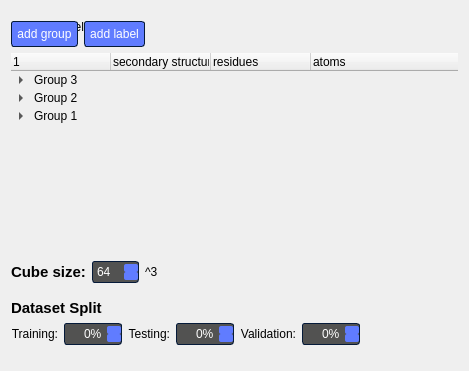
             <widget class="QGroupBox" name="A_datasetOptions">
              <property name="sizePolicy">
               <sizepolicy hsizetype="Preferred" vsizetype="Expanding">
                <horstretch>0</horstretch>
                <verstretch>0</verstretch>
               </sizepolicy>
              </property>
              <property name="styleSheet">
               <string notr="true">QGroupBox#A_datasetOptions {
    border-radius: 20px;
	background-color: rgba(193, 211, 239, 100);
	font-size: 14pt;
    font-weight: bold;
	padding-top: 30px;
	padding-left: 20px;
	padding-right: 20px;
}

QGroupBox::title {
	background-color: transparent;
	padding-top: 20px;
	padding-left: 16px;
	color: black;
}


QGroupBox {
	border: transparent;
}
</string>
              </property>
              <property name="title">
               <string>Select Labels</string>
              </property>
              <layout class="QVBoxLayout" name="verticalLayout_3">
               <item>
                <widget class="QWidget" name="widget_3" native="true">
                 <layout class="QHBoxLayout" name="horizontalLayout_15">
                  <property name="leftMargin">
                   <number>0</number>
                  </property>
                  <property name="topMargin">
                   <number>10</number>
                  </property>
                  <property name="rightMargin">
                   <number>0</number>
                  </property>
                  <property name="bottomMargin">
                   <number>0</number>
                  </property>
                  <item>
                   <widget class="QPushButton" name="addgroup_btn">
                    <property name="cursor">
                     <cursorShape>PointingHandCursor</cursorShape>
                    </property>
                    <property name="styleSheet">
                     <string notr="true">/*-----QPushButton-----*/
QPushButton
{
	background-color: #607cff;
	color: #ffffff;
	border-style: solid;
	border-width: 1px;
	border-radius: 3px;
	border-color: #051a39;
	padding: 5px;

}


QPushButton::disabled
{
	background-color: #404040;
	color: #656565;
	border-color: #051a39;

}


QPushButton::hover
{
	background-color: #8399ff;
	color: #ffffff;
	border-style: solid;
	border-width: 1px;
	border-radius: 3px;
	border-color: #051a39;
	padding: 5px;

}


QPushButton::pressed
{
	background-color: #4969ff;
	color: #ffffff;
	border-style: solid;
	border-width: 1px;
	border-radius: 3px;
	border-color: #051a39;
	padding: 5px;

}</string>
                    </property>
                    <property name="text">
                     <string>add group</string>
                    </property>
                   </widget>
                  </item>
                  <item>
                   <widget class="QPushButton" name="addlabel_btn">
                    <property name="cursor">
                     <cursorShape>PointingHandCursor</cursorShape>
                    </property>
                    <property name="styleSheet">
                     <string notr="true">/*-----QPushButton-----*/
QPushButton
{
	background-color: #607cff;
	color: #ffffff;
	border-style: solid;
	border-width: 1px;
	border-radius: 3px;
	border-color: #051a39;
	padding: 5px;

}


QPushButton::disabled
{
	background-color: #404040;
	color: #656565;
	border-color: #051a39;

}


QPushButton::hover
{
	background-color: #8399ff;
	color: #ffffff;
	border-style: solid;
	border-width: 1px;
	border-radius: 3px;
	border-color: #051a39;
	padding: 5px;

}


QPushButton::pressed
{
	background-color: #4969ff;
	color: #ffffff;
	border-style: solid;
	border-width: 1px;
	border-radius: 3px;
	border-color: #051a39;
	padding: 5px;

}</string>
                    </property>
                    <property name="text">
                     <string>add label</string>
                    </property>
                   </widget>
                  </item>
                  <item>
                   <spacer name="horizontalSpacer_11">
                    <property name="orientation">
                     <enum>Qt::Horizontal</enum>
                    </property>
                    <property name="sizeHint" stdset="0">
                     <size>
                      <width>40</width>
                      <height>20</height>
                     </size>
                    </property>
                   </spacer>
                  </item>
                 </layout>
                </widget>
               </item>
               <item>
                <widget class="QWidget" name="A1_featureLabels" native="true">
                 <property name="maximumSize">
                  <size>
                   <width>16777215</width>
                   <height>300</height>
                  </size>
                 </property>
                 <layout class="QHBoxLayout" name="horizontalLayout_9">
                  <property name="leftMargin">
                   <number>0</number>
                  </property>
                  <property name="topMargin">
                   <number>0</number>
                  </property>
                  <property name="rightMargin">
                   <number>0</number>
                  </property>
                  <property name="bottomMargin">
                   <number>0</number>
                  </property>
                  <item>
                   <widget class="QTreeWidget" name="treeWidget_p4">
                    <property name="styleSheet">
                     <string notr="true">QTreeWidget {
	background-color: transparent;
	border: transparent;
}

QTreeWidget::item {
	padding: 2px;
}

QTreeWidget::item:hover {
	background-color: #85b5e8;
}

QTreeWidget::item:selected {
	background-color: #85b5e8;
}</string>
                    </property>
                    <property name="alternatingRowColors">
                     <bool>false</bool>
                    </property>
                    <property name="animated">
                     <bool>true</bool>
                    </property>
                    <column>
                     <property name="text">
                      <string/>
                     </property>
                    </column>
                    <column>
                     <property name="text">
                      <string>secondary structure</string>
                     </property>
                    </column>
                    <column>
                     <property name="text">
                      <string>residues</string>
                     </property>
                    </column>
                    <column>
                     <property name="text">
                      <string>atoms</string>
                     </property>
                    </column>
                    <item>
                     <property name="text">
                      <string>Group 3</string>
                     </property>
                     <property name="text">
                      <string/>
                     </property>
                     <property name="text">
                      <string/>
                     </property>
                     <property name="text">
                      <string/>
                     </property>
                     <item>
                      <property name="text">
                       <string>Label 2</string>
                      </property>
                      <property name="text">
                       <string/>
                      </property>
                      <property name="text">
                       <string/>
                      </property>
                      <property name="text">
                       <string/>
                      </property>
                     </item>
                     <item>
                      <property name="text">
                       <string>Label 1</string>
                      </property>
                      <property name="text">
                       <string/>
                      </property>
                      <property name="text">
                       <string/>
                      </property>
                      <property name="text">
                       <string/>
                      </property>
                     </item>
                    </item>
                    <item>
                     <property name="text">
                      <string>Group 2</string>
                     </property>
                     <property name="text">
                      <string/>
                     </property>
                     <property name="text">
                      <string/>
                     </property>
                     <property name="text">
                      <string/>
                     </property>
                     <item>
                      <property name="text">
                       <string>Label 5</string>
                      </property>
                      <property name="text">
                       <string/>
                      </property>
                      <property name="text">
                       <string/>
                      </property>
                      <property name="text">
                       <string/>
                      </property>
                     </item>
                     <item>
                      <property name="text">
                       <string>Label 4</string>
                      </property>
                      <property name="text">
                       <string/>
                      </property>
                      <property name="text">
                       <string/>
                      </property>
                      <property name="text">
                       <string/>
                      </property>
                     </item>
                     <item>
                      <property name="text">
                       <string>Label 3</string>
                      </property>
                      <property name="text">
                       <string/>
                      </property>
                      <property name="text">
                       <string/>
                      </property>
                      <property name="text">
                       <string/>
                      </property>
                     </item>
                     <item>
                      <property name="text">
                       <string>Label 2</string>
                      </property>
                      <property name="text">
                       <string/>
                      </property>
                      <property name="text">
                       <string/>
                      </property>
                      <property name="text">
                       <string/>
                      </property>
                     </item>
                     <item>
                      <property name="text">
                       <string>Label 1</string>
                      </property>
                      <property name="text">
                       <string/>
                      </property>
                      <property name="text">
                       <string/>
                      </property>
                      <property name="text">
                       <string/>
                      </property>
                     </item>
                    </item>
                    <item>
                     <property name="text">
                      <string>Group 1</string>
                     </property>
                     <property name="text">
                      <string/>
                     </property>
                     <property name="text">
                      <string/>
                     </property>
                     <property name="text">
                      <string/>
                     </property>
                     <item>
                      <property name="text">
                       <string>Label 2</string>
                      </property>
                      <property name="text">
                       <string>protein - sheet</string>
                      </property>
                      <property name="text">
                       <string/>
                      </property>
                      <property name="text">
                       <string/>
                      </property>
                     </item>
                     <item>
                      <property name="text">
                       <string>Label 1</string>
                      </property>
                      <property name="text">
                       <string>protein - helix</string>
                      </property>
                      <property name="text">
                       <string>all</string>
                      </property>
                      <property name="text">
                       <string/>
                      </property>
                     </item>
                    </item>
                   </widget>
                  </item>
                 </layout>
                </widget>
               </item>
               <item>
                <widget class="QGroupBox" name="A2_cubeSize">
                 <property name="styleSheet">
                  <string notr="true"/>
                 </property>
                 <property name="title">
                  <string/>
                 </property>
                 <layout class="QHBoxLayout" name="horizontalLayout_10">
                  <property name="leftMargin">
                   <number>0</number>
                  </property>
                  <property name="topMargin">
                   <number>10</number>
                  </property>
                  <property name="rightMargin">
                   <number>0</number>
                  </property>
                  <property name="bottomMargin">
                   <number>10</number>
                  </property>
                  <item>
                   <widget class="QLabel" name="label_p4">
                    <property name="font">
                     <font>
                      <pointsize>11</pointsize>
                      <weight>75</weight>
                      <bold>true</bold>
                     </font>
                    </property>
                    <property name="text">
                     <string>Cube size:</string>
                    </property>
                   </widget>
                  </item>
                  <item>
                   <widget class="QSpinBox" name="spinBox_4">
                    <property name="styleSheet">
                     <string notr="true">QSpinBox, 
QDoubleSpinBox
{
	background-color: #525251;
	color: #ffffff;
	border: 1px solid #051a39;
	border-radius: 3px;
	padding : 2px;

}


QSpinBox::disabled, 
QDoubleSpinBox::disabled
{
	background-color: #404040;
	color: #656565;
	border-color: #051a39;

}


QSpinBox:hover, 
QDoubleSpinBox::hover,
QDateTimeEdit::hover
{
    background-color: #626262;
    border: 1px solid #607cff;
    color:  #fff;
    padding: 2px

}


QSpinBox::up-button, QSpinBox::down-button,
QDoubleSpinBox::up-button, QDoubleSpinBox::down-button
{
    background-color: #607cff;
	border-radius: 2px;

}


QSpinBox::disabled, 
QDoubleSpinBox::disabled
{
	background-color: #404040;
	color: #656565;
	border-color: #051a39;

}


QSpinBox::up-button:hover, QSpinBox::down-button:hover,
QDoubleSpinBox::up-button:hover, QDoubleSpinBox::down-button:hover
{
    background-color: #8399ff;
    border: 1px solid #8399ff;

}


QSpinBox::up-button:disabled, QSpinBox::down-button:disabled,
QDoubleSpinBox::up-button:disabled, QDoubleSpinBox::down-button:disabled
{
	background-color: #404040;
	color: #656565;
	border-color: #051a39;

}


QSpinBox::up-button:pressed, QSpinBox::down-button:pressed,
QDoubleSpinBox::up-button:pressed, QDoubleSpinBox::down-button::pressed
{
    background-color: #4969ff;
    border: 1px solid #4969ff;

}


QSpinBox::down-arrow,
QDoubleSpinBox::down-arrow
{
    image: url(://arrow-down.png);
    width: 7px;

}


QSpinBox::up-arrow,
QDoubleSpinBox::up-arrow
{
    image: url(://arrow-up.png);
    width: 7px;

}</string>
                    </property>
                    <property name="accelerated">
                     <bool>true</bool>
                    </property>
                    <property name="minimum">
                     <number>1</number>
                    </property>
                    <property name="maximum">
                     <number>128</number>
                    </property>
                    <property name="value">
                     <number>64</number>
                    </property>
                   </widget>
                  </item>
                  <item>
                   <widget class="QLabel" name="label_p4_2">
                    <property name="text">
                     <string>^3</string>
                    </property>
                   </widget>
                  </item>
                  <item>
                   <spacer name="horizontalSpacer_3">
                    <property name="orientation">
                     <enum>Qt::Horizontal</enum>
                    </property>
                    <property name="sizeHint" stdset="0">
                     <size>
                      <width>300</width>
                      <height>20</height>
                     </size>
                    </property>
                   </spacer>
                  </item>
                 </layout>
                </widget>
               </item>
               <item>
                <widget class="QWidget" name="dataset_split_container" native="true">
                 <property name="styleSheet">
                  <string notr="true">QSpinBox, 
QDoubleSpinBox
{
	background-color: #525251;
	color: #ffffff;
	border: 1px solid #051a39;
	border-radius: 3px;
	padding : 2px;

}


QSpinBox::disabled, 
QDoubleSpinBox::disabled
{
	background-color: #404040;
	color: #656565;
	border-color: #051a39;

}


QSpinBox:hover, 
QDoubleSpinBox::hover,
QDateTimeEdit::hover
{
    background-color: #626262;
    border: 1px solid #607cff;
    color:  #fff;
    padding: 2px

}


QSpinBox::up-button, QSpinBox::down-button,
QDoubleSpinBox::up-button, QDoubleSpinBox::down-button
{
    background-color: #607cff;
	border-radius: 2px;

}


QSpinBox::disabled, 
QDoubleSpinBox::disabled
{
	background-color: #404040;
	color: #656565;
	border-color: #051a39;

}


QSpinBox::up-button:hover, QSpinBox::down-button:hover,
QDoubleSpinBox::up-button:hover, QDoubleSpinBox::down-button:hover
{
    background-color: #8399ff;
    border: 1px solid #8399ff;

}


QSpinBox::up-button:disabled, QSpinBox::down-button:disabled,
QDoubleSpinBox::up-button:disabled, QDoubleSpinBox::down-button:disabled
{
	background-color: #404040;
	color: #656565;
	border-color: #051a39;

}


QSpinBox::up-button:pressed, QSpinBox::down-button:pressed,
QDoubleSpinBox::up-button:pressed, QDoubleSpinBox::down-button::pressed
{
    background-color: #4969ff;
    border: 1px solid #4969ff;

}


QSpinBox::down-arrow,
QDoubleSpinBox::down-arrow
{
    image: url(://arrow-down.png);
    width: 7px;

}


QSpinBox::up-arrow,
QDoubleSpinBox::up-arrow
{
    image: url(://arrow-up.png);
    width: 7px;

}</string>
                 </property>
                 <layout class="QGridLayout" name="gridLayout_2">
                  <property name="leftMargin">
                   <number>0</number>
                  </property>
                  <property name="topMargin">
                   <number>0</number>
                  </property>
                  <property name="rightMargin">
                   <number>0</number>
                  </property>
                  <property name="bottomMargin">
                   <number>15</number>
                  </property>
                  <item row="1" column="4">
                   <widget class="QLabel" name="validation_label">
                    <property name="text">
                     <string>Validation:</string>
                    </property>
                    <property name="alignment">
                     <set>Qt::AlignRight|Qt::AlignTrailing|Qt::AlignVCenter</set>
                    </property>
                   </widget>
                  </item>
                  <item row="1" column="0">
                   <widget class="QLabel" name="training_label">
                    <property name="text">
                     <string>Training:</string>
                    </property>
                    <property name="alignment">
                     <set>Qt::AlignRight|Qt::AlignTrailing|Qt::AlignVCenter</set>
                    </property>
                   </widget>
                  </item>
                  <item row="1" column="1">
                   <widget class="QSpinBox" name="training_spinBox">
                    <property name="sizePolicy">
                     <sizepolicy hsizetype="Fixed" vsizetype="Fixed">
                      <horstretch>0</horstretch>
                      <verstretch>0</verstretch>
                     </sizepolicy>
                    </property>
                    <property name="alignment">
                     <set>Qt::AlignBottom|Qt::AlignRight|Qt::AlignTrailing</set>
                    </property>
                    <property name="suffix">
                     <string>%</string>
                    </property>
                    <property name="maximum">
                     <number>100</number>
                    </property>
                   </widget>
                  </item>
                  <item row="1" column="2">
                   <widget class="QLabel" name="testing_label">
                    <property name="text">
                     <string>Testing:</string>
                    </property>
                    <property name="alignment">
                     <set>Qt::AlignRight|Qt::AlignTrailing|Qt::AlignVCenter</set>
                    </property>
                   </widget>
                  </item>
                  <item row="1" column="6">
                   <spacer name="dataset_split_hSpacer">
                    <property name="orientation">
                     <enum>Qt::Horizontal</enum>
                    </property>
                    <property name="sizeHint" stdset="0">
                     <size>
                      <width>40</width>
                      <height>20</height>
                     </size>
                    </property>
                   </spacer>
                  </item>
                  <item row="1" column="5">
                   <widget class="QSpinBox" name="validation_spinBox">
                    <property name="sizePolicy">
                     <sizepolicy hsizetype="Fixed" vsizetype="Fixed">
                      <horstretch>0</horstretch>
                      <verstretch>0</verstretch>
                     </sizepolicy>
                    </property>
                    <property name="alignment">
                     <set>Qt::AlignBottom|Qt::AlignRight|Qt::AlignTrailing</set>
                    </property>
                    <property name="suffix">
                     <string>%</string>
                    </property>
                    <property name="maximum">
                     <number>100</number>
                    </property>
                   </widget>
                  </item>
                  <item row="1" column="3">
                   <widget class="QSpinBox" name="testing_spinBox">
                    <property name="sizePolicy">
                     <sizepolicy hsizetype="Fixed" vsizetype="Fixed">
                      <horstretch>0</horstretch>
                      <verstretch>0</verstretch>
                     </sizepolicy>
                    </property>
                    <property name="alignment">
                     <set>Qt::AlignBottom|Qt::AlignRight|Qt::AlignTrailing</set>
                    </property>
                    <property name="suffix">
                     <string>%</string>
                    </property>
                    <property name="maximum">
                     <number>100</number>
                    </property>
                   </widget>
                  </item>
                  <item row="0" column="0" colspan="3">
                   <widget class="QLabel" name="dataset_split_title">
                    <property name="font">
                     <font>
                      <pointsize>11</pointsize>
                      <weight>75</weight>
                      <bold>true</bold>
                     </font>
                    </property>
                    <property name="text">
                     <string>Dataset Split</string>
                    </property>
                    <property name="alignment">
                     <set>Qt::AlignLeading|Qt::AlignLeft|Qt::AlignVCenter</set>
                    </property>
                   </widget>
                  </item>
                 </layout>
                </widget>
               </item>
              </layout>
             </widget>
